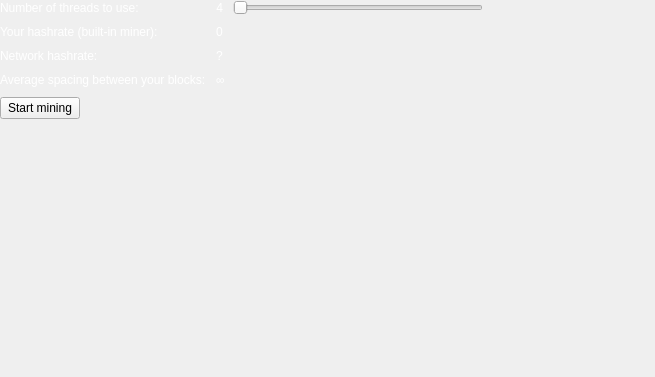
<?xml version="1.0" encoding="UTF-8"?>
<ui version="4.0">
 <class>MiningPage</class>
 <widget class="QWidget" name="MiningPage">
  <property name="geometry">
   <rect>
    <x>0</x>
    <y>0</y>
    <width>655</width>
    <height>377</height>
   </rect>
  </property>
  <property name="windowTitle">
   <string>Form</string>
  </property>
  <layout class="QVBoxLayout" name="verticalLayout">
   <property name="spacing">
    <number>10</number>
   </property>
   <property name="leftMargin">
    <number>0</number>
   </property>
   <property name="topMargin">
    <number>0</number>
   </property>
   <property name="rightMargin">
    <number>0</number>
   </property>
   <property name="bottomMargin">
    <number>0</number>
   </property>
   <item>
    <layout class="QHBoxLayout" name="horizontalLayout">
     <property name="spacing">
      <number>10</number>
     </property>
     <item>
      <layout class="QGridLayout" name="gridLayout">
       <property name="spacing">
        <number>10</number>
       </property>
       <item row="0" column="1">
        <layout class="QHBoxLayout" name="horizontalLayout_2">
         <property name="spacing">
          <number>10</number>
         </property>
         <item>
          <widget class="QLabel" name="labelNCores">
           <property name="styleSheet">
            <string notr="true">color:white;</string>
           </property>
           <property name="text">
            <string>4</string>
           </property>
           <property name="alignment">
            <set>Qt::AlignRight|Qt::AlignTrailing|Qt::AlignVCenter</set>
           </property>
          </widget>
         </item>
         <item>
          <widget class="QSlider" name="sliderCores">
           <property name="minimumSize">
            <size>
             <width>250</width>
             <height>0</height>
            </size>
           </property>
           <property name="orientation">
            <enum>Qt::Horizontal</enum>
           </property>
          </widget>
         </item>
        </layout>
       </item>
       <item row="3" column="0">
        <widget class="QLabel" name="label_3">
         <property name="styleSheet">
          <string notr="true">color:white;</string>
         </property>
         <property name="text">
          <string>Average spacing between your blocks:</string>
         </property>
        </widget>
       </item>
       <item row="1" column="0">
        <widget class="QLabel" name="label_2">
         <property name="styleSheet">
          <string notr="true">color:white;</string>
         </property>
         <property name="text">
          <string>Your hashrate (built-in miner):</string>
         </property>
        </widget>
       </item>
       <item row="2" column="0">
        <widget class="QLabel" name="label_4">
         <property name="styleSheet">
          <string notr="true">color:white;</string>
         </property>
         <property name="text">
          <string>Network hashrate:</string>
         </property>
        </widget>
       </item>
       <item row="0" column="0">
        <widget class="QLabel" name="label">
         <property name="styleSheet">
          <string notr="true">color:white;</string>
         </property>
         <property name="text">
          <string>Number of threads to use:</string>
         </property>
        </widget>
       </item>
       <item row="1" column="1">
        <widget class="QLabel" name="labelYourHashrate">
         <property name="styleSheet">
          <string notr="true">color:white;</string>
         </property>
         <property name="text">
          <string>0</string>
         </property>
        </widget>
       </item>
       <item row="2" column="1">
        <widget class="QLabel" name="labelNethashrate">
         <property name="styleSheet">
          <string notr="true">color:white;</string>
         </property>
         <property name="text">
          <string>?</string>
         </property>
        </widget>
       </item>
       <item row="3" column="1">
        <widget class="QLabel" name="labelNextBlock">
         <property name="styleSheet">
          <string notr="true">color:white;</string>
         </property>
         <property name="text">
          <string>∞</string>
         </property>
        </widget>
       </item>
      </layout>
     </item>
     <item>
      <spacer name="horizontalSpacer">
       <property name="orientation">
        <enum>Qt::Horizontal</enum>
       </property>
       <property name="sizeHint" stdset="0">
        <size>
         <width>40</width>
         <height>20</height>
        </size>
       </property>
      </spacer>
     </item>
    </layout>
   </item>
   <item>
    <layout class="QHBoxLayout" name="horizontalLayout_3">
     <property name="spacing">
      <number>10</number>
     </property>
     <item>
      <widget class="QPushButton" name="pushSwitchMining">
       <property name="text">
        <string>Start mining</string>
       </property>
      </widget>
     </item>
     <item>
      <spacer name="horizontalSpacer_2">
       <property name="orientation">
        <enum>Qt::Horizontal</enum>
       </property>
       <property name="sizeHint" stdset="0">
        <size>
         <width>40</width>
         <height>20</height>
        </size>
       </property>
      </spacer>
     </item>
    </layout>
   </item>
   <item>
    <widget class="QLabel" name="labelAddress">
     <property name="text">
      <string/>
     </property>
    </widget>
   </item>
   <item>
    <spacer name="verticalSpacer">
     <property name="orientation">
      <enum>Qt::Vertical</enum>
     </property>
     <property name="sizeHint" stdset="0">
      <size>
       <width>20</width>
       <height>40</height>
      </size>
     </property>
    </spacer>
   </item>
  </layout>
 </widget>
 <resources/>
 <connections/>
</ui>
